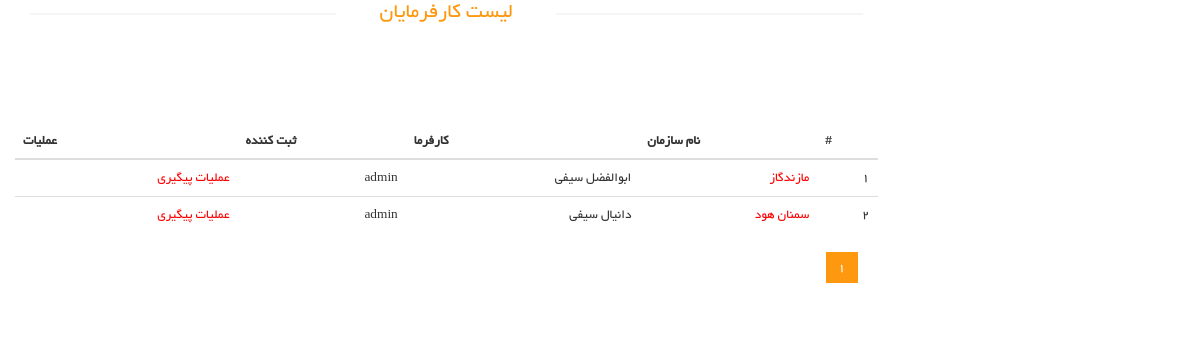
Before: /listorg with the older database file.
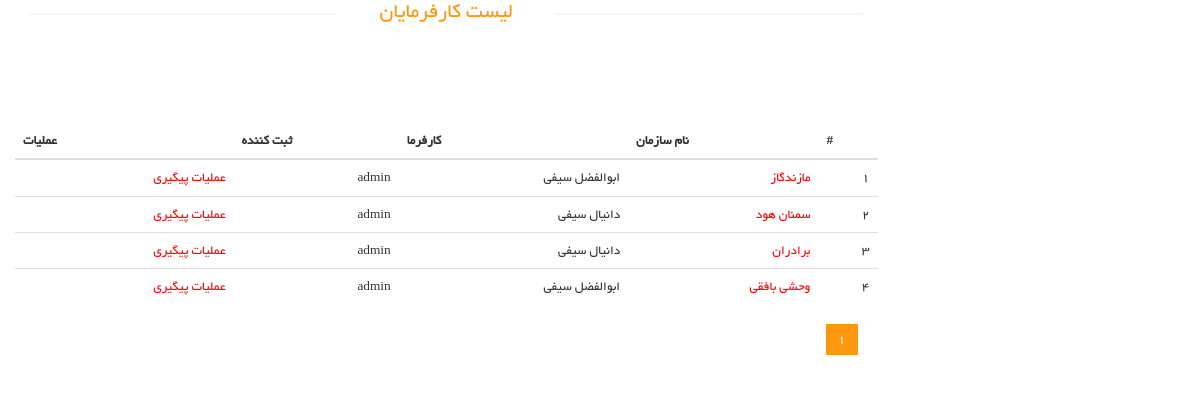
After: the same page with the newer database file.
### organization/models.py (models this page shows, shortened)
class Organization(models.Model):
    province_name = models.CharField(max_length=20, verbose_name='استان')
    organization_name = models.CharField(max_length=50, verbose_name='نام سازمان')
    organization_phone = models.CharField(max_length=11, verbose_name='شماره تلفن سازمان', unique=True)
    organization_staff = models.PositiveIntegerField(verbose_name='تعداد کارگران')
    organization_product = models.ManyToManyField(OrganizationProduct, verbose_name='محصولات تولیدی')
    personnel_name = models.CharField(max_length=50, verbose_name="نام و نام خانوادگی کارفرما")
    personnel_mobile = models.CharField(max_length=11, verbose_name='موبایل کارفرما')
    personnel_email = models.EmailField(verbose_name='ایمیل کارفرما', blank=True)
    timestamp = models.DateTimeField(auto_now_add=True, verbose_name='تاریخ ثبت')
    creator = models.ForeignKey(get_user_model(), verbose_name='کاربر ثبت کننده', on_delete=models.CASCADE)
    class Meta:
        unique_together = ['organization_name', 'creator']
        verbose_name = 'سازمان'
        verbose_name_plural = 'سازمانها'

### organization/views.py (the view)
# urls.py: path('listorg',Organization_List.as_view(),name='list'),
class Organization_List(ListView):
    model = models.Organization
    template_name = "organization/list_organization.html"
    paginate_by = 6

### templates/organization/list_organization.html (shortened to what this page needs)
{% extends 'shared/_MainLayout.html' %}
{% load static %}
{% load i18n %}
{% block content %}
    <section>
        <div class="container">
            <div class="row">
                <div class="col-sm-9 padding-right">
                    <div class="features_items">
                        <h2 class="title text-center">لیست کارفرمایان</h2>
                                <div class='text-white' dir='rtl' style='margin-top: 100px;'>
                                    <table class="table table-dark">
                                        <thead>
                                            <tr>
                                                <th>#</th>
                                                <th>{% trans "نام سازمان" %}</th>
                                                <th>{% trans "کارفرما" %}</th>
                                                <th>{% trans "ثبت کننده" %}</th>
                                                <th>{% trans "عملیات" %}</th>
                                            </tr>
                                        <thead>
                                        <tbody>
                                            {% for item in object_list %}
                                                <tr>
                                                    <td>{{forloop.counter}}</td>
                                                    <td>
                                                        <a style='text-decoration: none; color: red;' href="{% url 'organization:detail' item.pk %}">{{item.organization_name}}</a>
                                                    </td>
                                                    <td>{{item.personnel_name}}</td>
                                                    <td>{{item.creator}}</td>
                                                    <td>
                                                        <a href="{% url 'quote:follow_up' item.pk %}" style='text-decoration: none; color: red;'>{% trans "عملیات پیگیری" %}</a>
                                                    </td>
                                                </tr>
                                            {% endfor %}
                                        </tbody>
                                    </table>
                                </div>
                        <ul class="pagination">
                            {% for page in paginator.page_range %}
                                {% if page == page_obj.number %}
                                    <li class="active"><a href="?page={{ page }}">{{ page }}</a></li>
                                {% else %}
                                    <li><a href="?page={{ page }}">{{ page }}</a></li>
                                {% endif %}
                            {% endfor %}
                        </ul>
                    </div>
                </div>
            </div>
        </div>
    </section>
{% endblock %}

### templates/shared/_MainLayout.html (shortened to what this page needs)
{% load static %}
{% load render_partial %}
<!DOCTYPE html>
<html lang="en">
<head>
    {% include 'shared/_HeaderReferences.html' %}
</head>
<body>
{% block content %}{% endblock %}
</body>
</html>

### templates/shared/_HeaderReferences.html (shortened to what this page needs)
{% load static %}
<link href="{% static 'css/bootstrap.min.css' %}" rel="stylesheet">
<link href="{% static 'css/font-awesome.min.css' %}" rel="stylesheet">
<link href="{% static 'css/prettyPhoto.css' %}" rel="stylesheet">
<link href="{% static 'css/price-range.css' %}" rel="stylesheet">
<link href="{% static 'css/animate.css' %}" rel="stylesheet">
<link href="{% static 'css/main.css' %}" rel="stylesheet">
<link href="{% static 'css/responsive.css' %}" rel="stylesheet">

### templates/shared/_FooterReferences.html (shortened to what this page needs)
{% load static %}

### attach/css/main.css (style rules this page uses)
body { font-family: 'BYekan'; font-size: 10pt; position: relative; font-weight: normal; direction: rtl; }
ul li { list-style: none; }
a { -webkit-transition: 300ms; -moz-transition: 300ms; -o-transition: 300ms; transition: 300ms; }
h1, h2, h3, h4, h5, h6 { font-family: 'BYekan', sans-serif; }
.left-sidebar h2:after, h2.title:after { content: " "; position: absolute; border: 1px solid #f5f5f5; bottom:8px; right: 0; width: 100%; height: 0; z-index: -2; }
h2.title:before { content: " "; position: absolute; background: #fff; bottom: -6px; width: 220px; height: 30px; z-index: -1; right: 50%; margin-right: -110px; }
.padding-right { padding-left: 0; }
.features_items { overflow:hidden; }
h2.title { color: #FE980F; font-family: 'BYekan', sans-serif; font-size: 16pt; font-weight: 400; margin: 0 15px; text-transform: uppercase; margin-bottom: 30px; position: relative; }
.pagination { display: inline-block; margin-bottom: 25px; margin-top: 0; padding-right: 15px; }
.pagination li:first-child a, .pagination li:first-child span { border-bottom-left-radius: 0; border-top-left-radius: 0; margin-left: 0; }
.pagination li:last-child a, .pagination li:last-child span { border-bottom-right-radius: 0; border-top-right-radius: 0; }
.pagination .active a, .pagination .active span, .pagination .active a:hover, .pagination .active span:hover, .pagination .active a:focus, .pagination .active span:focus { background-color: #FE980F; border-color: #FE980F; color: #FFFFFF; cursor: default; z-index: 2; }
.pagination li a, .pagination li span { background-color: #f0f0e9; border: 0; float: left; line-height: 1.42857; margin-left: -1px; padding: 6px 12px; position: relative; text-decoration: none; margin-right: 5px; color:#000; }

Changed rows visible on the page:
added Organization: organization_name "برادران", personnel_name "دانیال سیفی", creator "admin"
added Organization: organization_name "وحشی بافقی", personnel_name "ابوالفضل سیفی", creator "admin"
